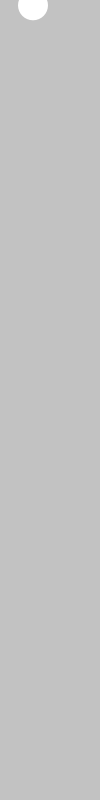
Frame 1 (no input)
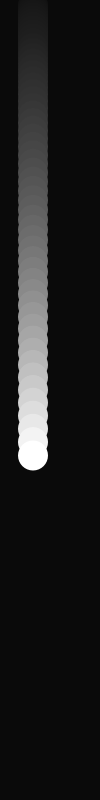
Frame 60 (the mouse pressed at the canvas centre just before this capture)
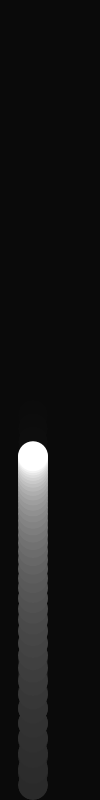
Frame 120 (the mouse held since frame 60 and released just before this capture)

The Processing sketch that drew these frames (run headless with seeded random() and noise(); from frame 60 on, the mouse is pressed at the canvas centre):

// Processing sketch: Friction
// ── Friction.pde
float x = 33.0;
float y = 5.0;
float radius = 15.0;
float velocity = 0.0;
float friction = 0.99;
float acceleration = 0.3;

void setup() {
  size(100, 800);
  noStroke();
  ellipseMode(RADIUS);
}

void draw() {
  fill(0, 12);
  rect(0, 0, width, height);
  fill(255);
  
  velocity += acceleration;
  velocity *= friction;
  y += velocity;
  
  if (y > height - radius) {
    y = height - radius;
    velocity = -velocity;
  }
  
  ellipse(x, y, radius, radius);
}
